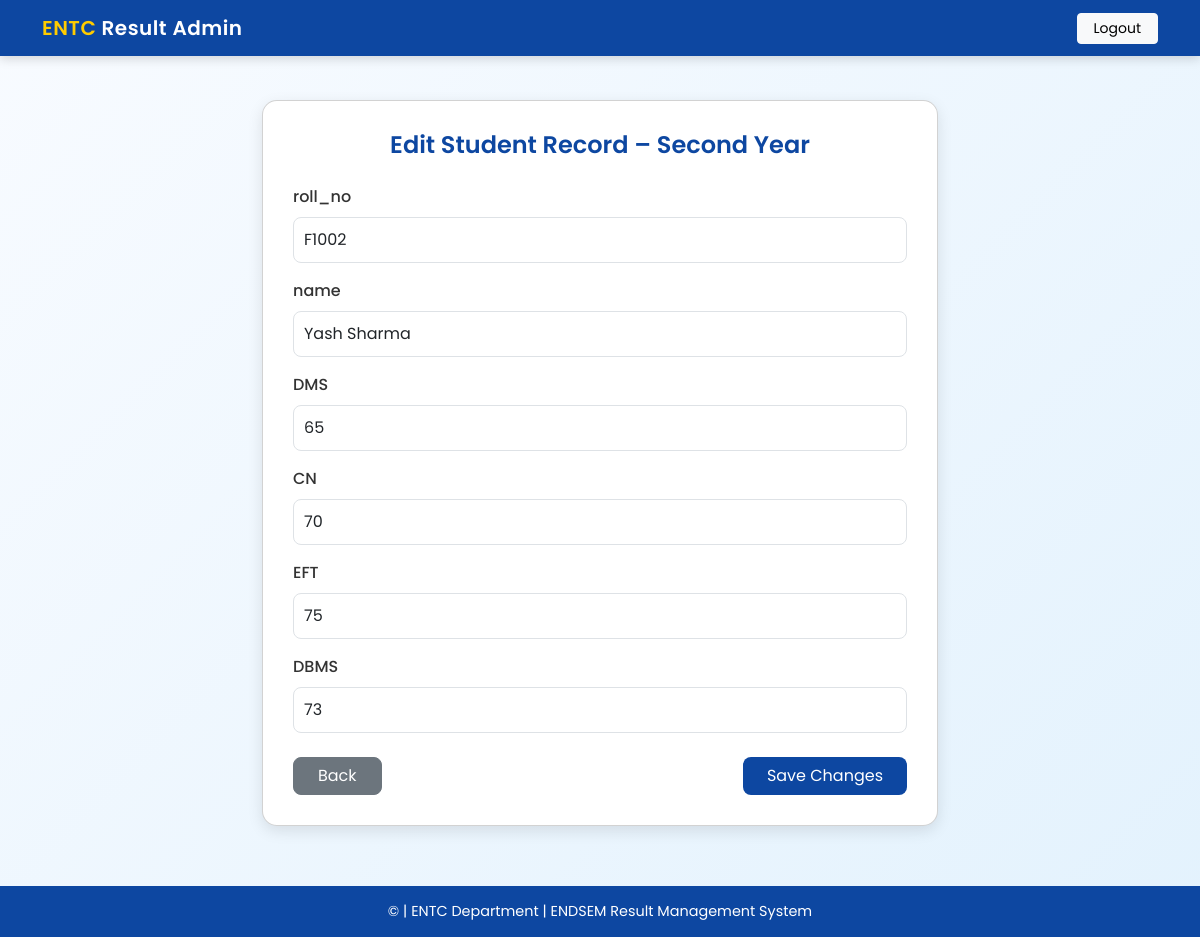
The page /edit_result/second_year/2 (signed in) on the database its author committed.
### tables this page shows
CREATE TABLE "second_year_results" (
        id INTEGER PRIMARY KEY AUTOINCREMENT,
        "roll_no" TEXT,
    "name" TEXT,
    "DMS" INTEGER,
    "CN" INTEGER,
    "EFT" INTEGER,
    "DBMS" INTEGER
    );

### app.py (the view, shortened to what this page needs)
@app.route("/edit_result/<year>/<int:row_id>", methods=["GET", "POST"])
def edit_result(year, row_id):
    if "admin_user" not in session:
        return redirect(url_for("admin_login"))
    table = f"{year}_results"
    conn = get_conn()
    cur = conn.cursor()
    cur.execute("SELECT name FROM sqlite_master WHERE type='table' AND name=?", (table,))
    if cur.fetchone() is None:
        conn.close()
        flash("No data for that year.", "warning")
        return redirect(url_for("manage_year", year=year))
    cur.execute(f"PRAGMA table_info('{table}')")
    cols_info = cur.fetchall()
    columns = [c["name"] for c in cols_info if c["name"] != "id"]
    cur.execute(f'SELECT * FROM "{table}" WHERE id = ?', (row_id,))
    row = cur.fetchone()
    if row is None:
        conn.close()
        flash("Record not found.", "warning")
        return redirect(url_for("manage_year", year=year))
    conn.close()
    return render_template("edit_result.html", year=year, columns=columns, row=row)

### app.py (called while the page is built)
def get_conn():
    conn = sqlite3.connect(DB_PATH)
    conn.row_factory = sqlite3.Row
    return conn

### templates/edit_result.html (shortened to what this page needs)
<!doctype html>
<html lang="en">
<head>
  <link href="https://cdn.jsdelivr.net/npm/bootstrap@5.3.2/dist/css/bootstrap.min.css" rel="stylesheet">
</head>
<body>
<nav class="navbar navbar-expand-lg fixed-top">
  <div class="container">
    <a class="navbar-brand" href="{{ url_for('admin_dashboard') }}"><span>ENTC</span> Result Admin</a>
    <div class="ms-auto">
      <a class="btn btn-light btn-sm px-3" href="{{ url_for('logout') }}">Logout</a>
    </div>
  </div>
</nav>
<div class="container container-small">
  <div class="card edit-card">
    <h4>Edit Student Record – {{ year.replace('_',' ').title() }}</h4>
    <form method="post">
      {% for col in columns %}
        <div class="mb-3">
          <label class="form-label">{{ col }}</label>
          <input class="form-control" name="{{ col }}" value="{{ row[col] }}" {% if col.lower() == 'rollno' %}readonly{% endif %}>
        </div>
      {% endfor %}
      <div class="d-flex justify-content-between mt-4">
        <a class="btn btn-secondary px-4" href="{{ url_for('manage_year', year=year) }}">Back</a>
        <button class="btn btn-primary px-4" type="submit">Save Changes</button>
      </div>
    </form>
  </div>
</div>
<footer>
  © {{ current_year }} | ENTC Department | ENDSEM Result Management System
</footer>
</body>
</html>

### templates/edit_result.html (style rules this page uses)
body { background: linear-gradient(135deg, #f8fbff, #e3f2fd); font-family: "Poppins", sans-serif; min-height: 100vh; }
.navbar { background: #0d47a1; box-shadow: 0 3px 10px rgba(0,0,0,0.15); }
.navbar-brand { color: #fff !important; font-weight: 600; letter-spacing: 0.5px; }
.navbar-brand span { color: #ffcc00; }
.edit-card { border-radius: 15px; background: #ffffff; box-shadow: 0 5px 15px rgba(0,0,0,0.1); padding: 30px; margin-top: 100px; margin-bottom: 60px; }
.edit-card h4 { color: #0d47a1; font-weight: 600; margin-bottom: 25px; text-align: center; }
.form-label { font-weight: 500; color: #333; }
.form-control { border-radius: 8px; padding: 10px; }
.btn-primary { background-color: #0d47a1; border: none; border-radius: 8px; }
.btn-secondary { border-radius: 8px; }
footer { background-color: #0d47a1; color: white; text-align: center; padding: 15px 0; font-size: 0.9rem; }
.container-small { max-width: 700px; }

### rows shown on the page
second_year_results: roll_no "F1002" "Yash Sharma" "65" "70" "75" "73"

### other values the page prints
{{ year.replace('_',' ').title() }} "Second Year"
{{ col }} "roll_no" "name" "DMS" "CN" "EFT" "DBMS"
